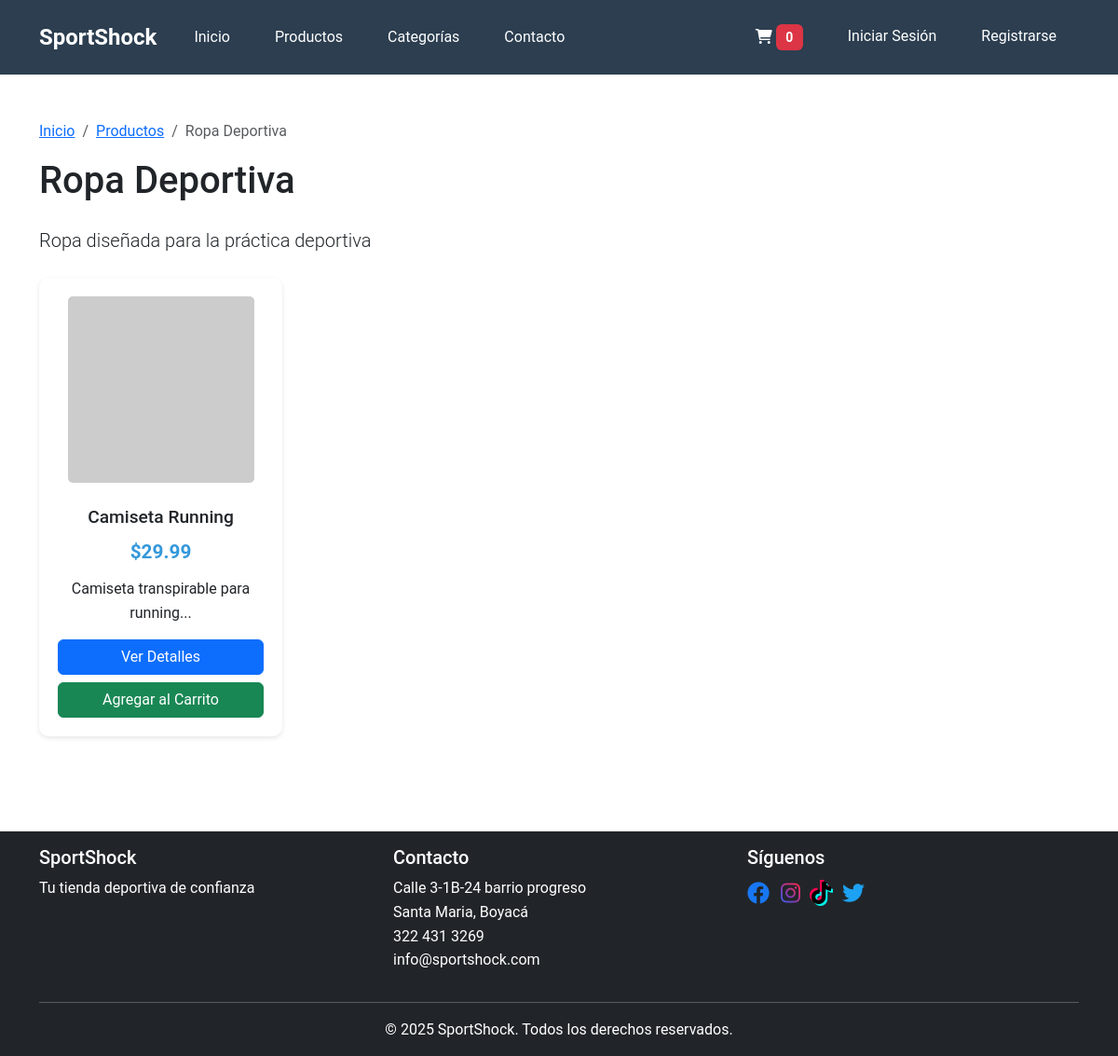
Screenshot of /categorias.php?id=1 with the database file from the repository.
### tables this page shows
CREATE TABLE IF NOT EXISTS categorias (
    id INT AUTO_INCREMENT PRIMARY KEY,
    nombre VARCHAR(50) NOT NULL,
    descripcion TEXT,
    imagen VARCHAR(255)
);

CREATE TABLE IF NOT EXISTS productos (
    id INT AUTO_INCREMENT PRIMARY KEY,
    nombre VARCHAR(100) NOT NULL,
    descripcion TEXT,
    precio DECIMAL(10,2) NOT NULL,
    stock INT NOT NULL DEFAULT 0,
    imagen VARCHAR(255),
    categoria_id INT,
    destacado BOOLEAN DEFAULT FALSE,
    fecha_creacion TIMESTAMP DEFAULT CURRENT_TIMESTAMP,
    FOREIGN KEY (categoria_id) REFERENCES categorias(id)
);

### includes/db.php (called while the page is built, shortened)
<?php
$conn = mysqli_connect(DB_HOST, DB_USER, DB_PASS, DB_NAME);
mysqli_set_charset($conn, "utf8");
function obtenerProductosPorCategoria($categoria_id) {
    global $conn;
    $categoria_id = (int)$categoria_id;
    $query = "SELECT p.*,
              CASE
                WHEN p.imagen IS NULL OR p.imagen = ''
                THEN CONCAT('https://via.placeholder.com/300x300?text=', REPLACE(p.nombre, ' ', '+'))
                ELSE p.imagen
              END as imagen_url,
              c.nombre as categoria_nombre
              FROM productos p
              LEFT JOIN categorias c ON p.categoria_id = c.id
              WHERE p.categoria_id = $categoria_id";
    $result = mysqli_query($conn, $query);
    $productos = array();
    while ($row = mysqli_fetch_assoc($result)) {
        $productos[] = $row;
    }
    return $productos;
}

### categorias.php (the view, shortened to what this page needs)
<?php
include 'includes/db.php';
$categoria_id = isset($_GET['id']) ? (int)$_GET['id'] : 0;
$query = "SELECT * FROM categorias WHERE id = $categoria_id";
$result = mysqli_query($conn, $query);
$categoria = mysqli_fetch_assoc($result);
$productos = obtenerProductosPorCategoria($categoria_id);
?>
<!DOCTYPE html>
<html lang="es">
<head>
    <link rel="stylesheet" href="css/style.css">
    <link href="https://cdn.jsdelivr.net/npm/bootstrap@5.3.0/dist/css/bootstrap.min.css" rel="stylesheet">
    <link rel="stylesheet" href="https://cdnjs.cloudflare.com/ajax/libs/font-awesome/6.0.0/css/all.min.css">
</head>
<body>
    <?php include 'includes/header.php'; ?>
    <div class="container my-5">
        <nav aria-label="breadcrumb">
            <ol class="breadcrumb">
                <li class="breadcrumb-item"><a href="index.php">Inicio</a></li>
                <li class="breadcrumb-item"><a href="productos.php">Productos</a></li>
                <li class="breadcrumb-item active" aria-current="page"><?php echo htmlspecialchars($categoria['nombre']); ?></li>
            </ol>
        </nav>
        <h1 class="mb-4"><?php echo htmlspecialchars($categoria['nombre']); ?></h1>
        <?php if (!empty($categoria['descripcion'])): ?>
            <p class="lead mb-4"><?php echo htmlspecialchars($categoria['descripcion']); ?></p>
        <?php endif; ?>
        <div class="row">
            <?php if (empty($productos)): ?>
                <div class="col-12">
                    <div class="alert alert-info">
                        No hay productos disponibles en esta categoría en este momento.
                    </div>
                </div>
            <?php else: ?>
                <?php foreach($productos as $producto): ?>
                    <div class="col-md-3 mb-4">
                        <div class="product-card">
                            <img src="<?php echo htmlspecialchars($producto['imagen_url']); ?>"
                                 alt="<?php echo htmlspecialchars($producto['nombre']); ?>"
                                 class="img-fluid">
                            <h3><?php echo htmlspecialchars($producto['nombre']); ?></h3>
                            <p class="price">$<?php echo number_format($producto['precio'], 2); ?></p>
                            <?php if (!empty($producto['descripcion'])): ?>
                                <p class="description"><?php echo htmlspecialchars(substr($producto['descripcion'], 0, 100)) . '...'; ?></p>
                            <?php endif; ?>
                            <div class="d-grid gap-2">
                                <a href="producto.php?id=<?php echo $producto['id']; ?>" class="btn btn-primary">Ver Detalles</a>
                                <button class="btn btn-success agregar-carrito" data-id="<?php echo $producto['id']; ?>">
                                    Agregar al Carrito
                                </button>
                            </div>
                        </div>
                    </div>
                <?php endforeach; ?>
            <?php endif; ?>
        </div>
    </div>
    <?php include 'includes/footer.php'; ?>
</body>
</html>

### css/style.css (style rules this page uses)
:root { --primary-color: #3498db; --secondary-color: #2ecc71; --dark-color: #2c3e50; --light-color: #ecf0f1; --danger-color: #e74c3c; --warning-color: #f1c40f; }
body { font-family: 'Roboto', sans-serif; line-height: 1.6; margin: 0; padding: 0; }
.product-card { background: white; border-radius: 10px; padding: 20px; text-align: center; box-shadow: 0 2px 5px rgba(0,0,0,0.1); margin-bottom: 30px; transition: transform 0.3s ease; }
.product-card img { max-width: 100%; height: 200px; object-fit: cover; border-radius: 5px; margin-bottom: 15px; }
.product-card h3 { font-size: 1.2rem; margin: 10px 0; }
.price { color: var(--primary-color); font-size: 1.3rem; font-weight: bold; margin: 10px 0; }

### rows the page displays
categorias: nombre "Ropa Deportiva", descripcion "Ropa diseñada para la práctica deportiva"
productos: nombre "Camiseta Running", precio "29.99", descripcion "Camiseta transpirable para running"
